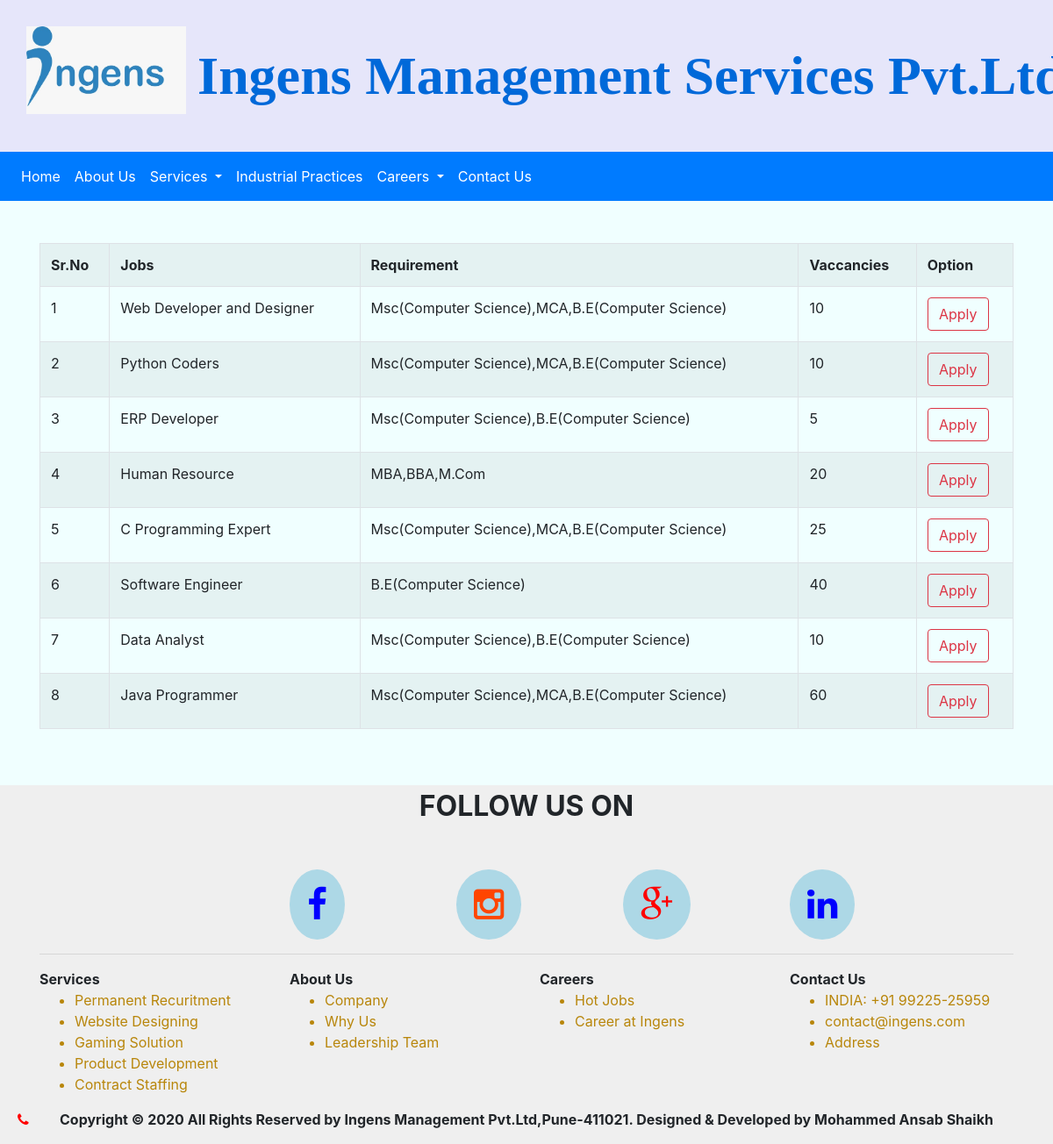
The page /hot_jobs.php on the database its author committed.
### tables this page shows
CREATE TABLE `job` (
  `id` int(20) NOT NULL,
  `job` varchar(50) NOT NULL,
  `req` varchar(100) NOT NULL,
  `vac` int(20) NOT NULL
);

### hot_jobs.php (the view, shortened to what this page needs)
<!doctype html>
<html lang="en">
<head>
    <link rel="stylesheet" href="css/stellarnav.css"/>
    <link rel="stylesheet" href="css/bootstrap.css"/>
    <link rel="stylesheet" href="css/fontawesome.css"/>
    <link href="http://www.jqueryscript.net/css/jquerysctipttop.css" rel="stylesheet" type="text/css">
</head>
<div class="d">
    <div class="row im" id="t" >
        <div class="col-md-2 col-sm-12 col-lg-2">
            <img src="images/IMG-20190730-WA0000.jpg" class="i"  alt="">
        </div>
        <div class="col-md-10 col-sm-12 col-lg-10" style="padding: 0px">
            <strong>
                <p class="t1">Ingens Management Services Pvt.Ltd </p>
            </strong>
        </div>
    </div>
    <?php
    include"include/header.php";
    include"Admin/include/db.php"
    ?>
    <body style="background-color: azure">
    <p class="fixed-bottom co">
        <a href="contact_us.php"><span class="fa fa-phone" style="color: red"></span></a>
    </p>
    <br><br>
    <div class="container">
        <div class="row">
            <div class="col-12">
                <table class="table table-bordered table-striped table-responsive-lg table-responsive-md table-responsive-sm">
                    <tr>
                        <th>Sr.No</th>
                        <th>Jobs</th>
                        <th>Requirement</th>
                        <th>Vaccancies</th>
                        <th>Option</th>
                    </tr>
                    <?php
                    $q = mysqli_query($con, "select * from job");
                    $c = 1;
                    while ($row = mysqli_fetch_array($q)) {
                        ?>
                        <tr>
                            <td><?php echo $c ?></td>
                            <td><?php echo $row['job'] ?></td>
                            <td><?php echo $row['req'] ?></td>
                            <td><?php echo $row['vac'] ?></td>
                            <td><a href="apply_job.php?job=<?php echo $row['job']?>">
                                    <input type="button" style="width: 70px" class="btn btn-outline-danger" value="Apply"></a></td>
                        </tr>
                        <?php
                        $c++;
                    }
                    ?>
                </table>
            </div>
        </div>
    </div>
</div>
<br><br>
<?php
include 'include/footer.php'
?>
</body>
</html>

### hot_jobs.php (style rules this page uses)
.i { height:100px; margin:30px }
.im { background-color: lavender; width: 105%; }
.t1 { display: block; font-size: 62px; text-decoration: none; color: #0069d9; margin: 40px 0px 40px 30px; font-family:'Josefin Sans' }
.co { margin-left: 20px; }
.d { overflow-x: hidden; }

### include/footer.php (style rules this page uses)
a { color: darkgoldenrod; text-decoration: none; }

### rows shown on the page
job: job "Web Developer and Designer", req "Msc(Computer Science),MCA,B.E(Computer Science)", vac "10"
job: job "Python Coders", req "Msc(Computer Science),MCA,B.E(Computer Science)", vac "10"
job: job "ERP Developer", req "Msc(Computer Science),B.E(Computer Science)", vac "5"
job: job "Human Resource", req "MBA,BBA,M.Com", vac "20"
job: job "C Programming Expert", req "Msc(Computer Science),MCA,B.E(Computer Science)", vac "25"
job: job "Software Engineer", req "B.E(Computer Science)", vac "40"
job: job "Data Analyst", req "Msc(Computer Science),B.E(Computer Science)", vac "10"
job: job "Java Programmer", req "Msc(Computer Science),MCA,B.E(Computer Science)", vac "60"
